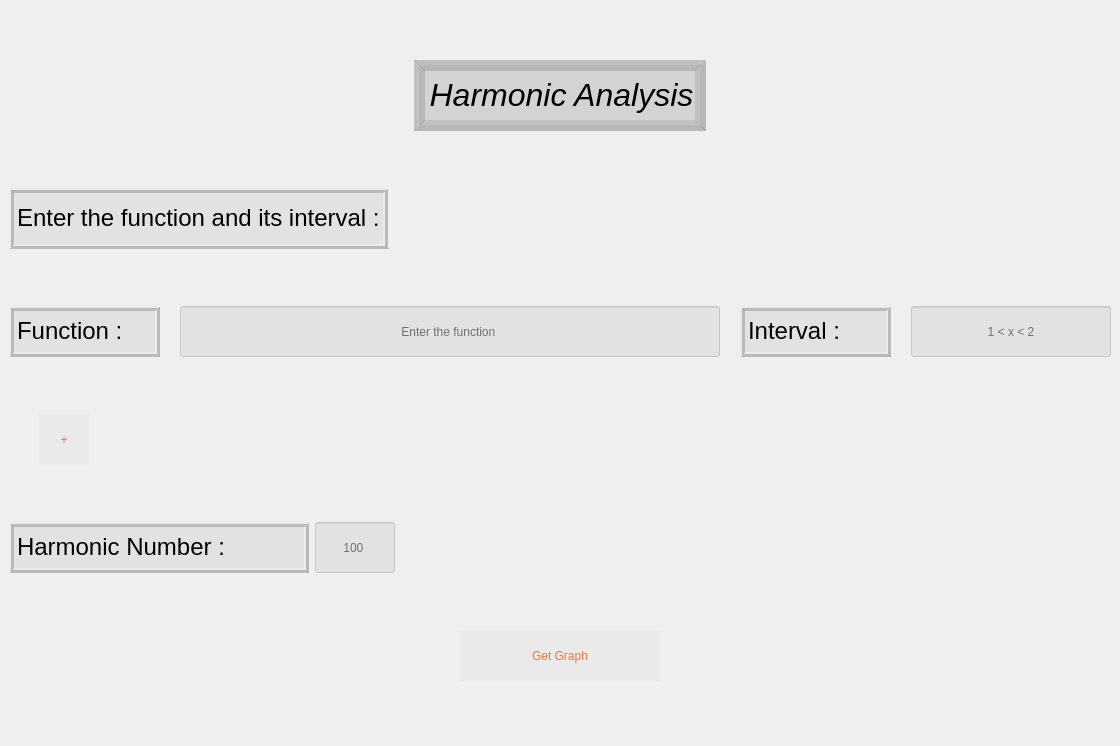
<?xml version="1.0" encoding="UTF-8"?>
<ui version="4.0">
 <class>UI_Mainwindow</class>
 <widget class="QMainWindow" name="UI_Mainwindow">
  <property name="geometry">
   <rect>
    <x>0</x>
    <y>0</y>
    <width>1120</width>
    <height>746</height>
   </rect>
  </property>
  <property name="focusPolicy">
   <enum>Qt::StrongFocus</enum>
  </property>
  <property name="windowTitle">
   <string>Harmonic Analysis</string>
  </property>
  <property name="autoFillBackground">
   <bool>true</bool>
  </property>
  <property name="styleSheet">
   <string notr="true">#centralwidget{
            border-image: url(:/Backgroundpic/Backgrd.jpg);
			}
 </string>
  </property>
  <property name="tabShape">
   <enum>QTabWidget::Rounded</enum>
  </property>
  <property name="unifiedTitleAndToolBarOnMac">
   <bool>false</bool>
  </property>
  <widget class="QWidget" name="centralwidget">
   <property name="sizePolicy">
    <sizepolicy hsizetype="Minimum" vsizetype="MinimumExpanding">
     <horstretch>0</horstretch>
     <verstretch>0</verstretch>
    </sizepolicy>
   </property>
   <layout class="QVBoxLayout" name="verticalLayout">
    <item>
     <layout class="QHBoxLayout" name="horizontalLayout_2">
      <item>
       <spacer name="horizontalSpacer_4">
        <property name="orientation">
         <enum>Qt::Horizontal</enum>
        </property>
        <property name="sizeHint" stdset="0">
         <size>
          <width>40</width>
          <height>20</height>
         </size>
        </property>
       </spacer>
      </item>
      <item>
       <widget class="QLabel" name="TitleLabel">
        <property name="sizePolicy">
         <sizepolicy hsizetype="Fixed" vsizetype="Fixed">
          <horstretch>0</horstretch>
          <verstretch>0</verstretch>
         </sizepolicy>
        </property>
        <property name="minimumSize">
         <size>
          <width>151</width>
          <height>71</height>
         </size>
        </property>
        <property name="maximumSize">
         <size>
          <width>16777215</width>
          <height>71</height>
         </size>
        </property>
        <property name="styleSheet">
         <string notr="true">background-color: rgba(98, 98, 98, 50);
font: 75 italic 24pt &quot;Georgia&quot;;</string>
        </property>
        <property name="frameShape">
         <enum>QFrame::Box</enum>
        </property>
        <property name="frameShadow">
         <enum>QFrame::Raised</enum>
        </property>
        <property name="lineWidth">
         <number>5</number>
        </property>
        <property name="midLineWidth">
         <number>1</number>
        </property>
        <property name="text">
         <string>&lt;!DOCTYPE HTML PUBLIC &quot;-//W3C//DTD HTML 4.0//EN&quot; &quot;http://www.w3.org/TR/REC-html40/strict.dtd&quot;&gt;
&lt;html&gt;&lt;head&gt;&lt;meta name=&quot;qrichtext&quot; content=&quot;1&quot; /&gt;&lt;style type=&quot;text/css&quot;&gt;
p, li { white-space: pre-wrap; }
&lt;/style&gt;&lt;/head&gt;&lt;body style=&quot; font-family:'Georgia'; font-size:24pt; font-weight:72; font-style:italic;&quot;&gt;
&lt;p align=&quot;center&quot; dir='rtl' style=&quot; margin-top:0px; margin-bottom:0px; margin-left:0px; margin-right:0px; -qt-block-indent:0; text-indent:0px;&quot;&gt;Harmonic Analysis&lt;/p&gt;&lt;/body&gt;&lt;/html&gt;</string>
        </property>
       </widget>
      </item>
      <item>
       <spacer name="horizontalSpacer_5">
        <property name="orientation">
         <enum>Qt::Horizontal</enum>
        </property>
        <property name="sizeHint" stdset="0">
         <size>
          <width>40</width>
          <height>20</height>
         </size>
        </property>
       </spacer>
      </item>
     </layout>
    </item>
    <item>
     <layout class="QHBoxLayout" name="horizontalLayout">
      <item>
       <widget class="QLabel" name="Info_Label">
        <property name="minimumSize">
         <size>
          <width>151</width>
          <height>61</height>
         </size>
        </property>
        <property name="maximumSize">
         <size>
          <width>16777215</width>
          <height>61</height>
         </size>
        </property>
        <property name="focusPolicy">
         <enum>Qt::WheelFocus</enum>
        </property>
        <property name="styleSheet">
         <string notr="true">background-color: rgba(212, 212, 212, 122);
font: 75 italic 24pt &quot;Georgia&quot;;</string>
        </property>
        <property name="frameShape">
         <enum>QFrame::Box</enum>
        </property>
        <property name="frameShadow">
         <enum>QFrame::Raised</enum>
        </property>
        <property name="lineWidth">
         <number>2</number>
        </property>
        <property name="midLineWidth">
         <number>1</number>
        </property>
        <property name="text">
         <string>&lt;html&gt;&lt;head/&gt;&lt;body&gt;&lt;p&gt;&lt;span style=&quot; font-size:18pt; font-weight:400;&quot;&gt;Enter the function and its interval :&lt;/span&gt;&lt;/p&gt;&lt;/body&gt;&lt;/html&gt;</string>
        </property>
       </widget>
      </item>
      <item>
       <spacer name="horizontalSpacer_3">
        <property name="orientation">
         <enum>Qt::Horizontal</enum>
        </property>
        <property name="sizeHint" stdset="0">
         <size>
          <width>40</width>
          <height>20</height>
         </size>
        </property>
       </spacer>
      </item>
     </layout>
    </item>
    <item>
     <layout class="QHBoxLayout" name="Input_Layout">
      <property name="spacing">
       <number>20</number>
      </property>
      <item>
       <widget class="QLabel" name="Function_Label">
        <property name="minimumSize">
         <size>
          <width>151</width>
          <height>51</height>
         </size>
        </property>
        <property name="maximumSize">
         <size>
          <width>16777215</width>
          <height>51</height>
         </size>
        </property>
        <property name="focusPolicy">
         <enum>Qt::WheelFocus</enum>
        </property>
        <property name="styleSheet">
         <string notr="true">background-color: rgba(212, 212, 212, 122);
font: 75 italic 24pt &quot;Georgia&quot;;</string>
        </property>
        <property name="frameShape">
         <enum>QFrame::Box</enum>
        </property>
        <property name="frameShadow">
         <enum>QFrame::Raised</enum>
        </property>
        <property name="lineWidth">
         <number>2</number>
        </property>
        <property name="midLineWidth">
         <number>1</number>
        </property>
        <property name="text">
         <string>&lt;html&gt;&lt;head/&gt;&lt;body&gt;&lt;p&gt;&lt;span style=&quot; font-size:18pt;&quot;&gt;Function :&lt;/span&gt;&lt;/p&gt;&lt;/body&gt;&lt;/html&gt;</string>
        </property>
        <property name="buddy">
         <cstring>Function_LineEdit</cstring>
        </property>
       </widget>
      </item>
      <item>
       <widget class="QLineEdit" name="Function_LineEdit">
        <property name="minimumSize">
         <size>
          <width>151</width>
          <height>51</height>
         </size>
        </property>
        <property name="styleSheet">
         <string notr="true">background-color: rgba(212, 212, 212, 122);
font: 75 italic 18pt &quot;Georgia&quot;;</string>
        </property>
        <property name="alignment">
         <set>Qt::AlignCenter</set>
        </property>
        <property name="placeholderText">
         <string>Enter the function </string>
        </property>
       </widget>
      </item>
      <item>
       <widget class="QLabel" name="Interval_Label">
        <property name="minimumSize">
         <size>
          <width>151</width>
          <height>51</height>
         </size>
        </property>
        <property name="maximumSize">
         <size>
          <width>16777215</width>
          <height>51</height>
         </size>
        </property>
        <property name="focusPolicy">
         <enum>Qt::WheelFocus</enum>
        </property>
        <property name="styleSheet">
         <string notr="true">background-color: rgba(212, 212, 212, 122);
font: 75 italic 24pt &quot;Georgia&quot;;</string>
        </property>
        <property name="frameShape">
         <enum>QFrame::Box</enum>
        </property>
        <property name="frameShadow">
         <enum>QFrame::Raised</enum>
        </property>
        <property name="lineWidth">
         <number>2</number>
        </property>
        <property name="midLineWidth">
         <number>1</number>
        </property>
        <property name="text">
         <string>&lt;html&gt;&lt;head/&gt;&lt;body&gt;&lt;p&gt;&lt;span style=&quot; font-size:18pt;&quot;&gt;Interval :&lt;/span&gt;&lt;/p&gt;&lt;/body&gt;&lt;/html&gt;</string>
        </property>
        <property name="buddy">
         <cstring>Function_LineEdit</cstring>
        </property>
       </widget>
      </item>
      <item>
       <widget class="QLineEdit" name="Interval_LineEdit">
        <property name="minimumSize">
         <size>
          <width>200</width>
          <height>51</height>
         </size>
        </property>
        <property name="maximumSize">
         <size>
          <width>200</width>
          <height>51</height>
         </size>
        </property>
        <property name="styleSheet">
         <string notr="true">background-color: rgba(212, 212, 212, 122);
font: 75 italic 18pt &quot;Georgia&quot;;
</string>
        </property>
        <property name="alignment">
         <set>Qt::AlignCenter</set>
        </property>
        <property name="placeholderText">
         <string>1 &lt; x &lt; 2</string>
        </property>
       </widget>
      </item>
     </layout>
    </item>
    <item>
     <layout class="QHBoxLayout" name="Button_Layput" stretch="0,0,2">
      <property name="spacing">
       <number>10</number>
      </property>
      <property name="sizeConstraint">
       <enum>QLayout::SetDefaultConstraint</enum>
      </property>
      <item>
       <spacer name="horizontalSpacer">
        <property name="orientation">
         <enum>Qt::Horizontal</enum>
        </property>
        <property name="sizeHint" stdset="0">
         <size>
          <width>30</width>
          <height>20</height>
         </size>
        </property>
       </spacer>
      </item>
      <item>
       <widget class="QPushButton" name="AddFunction_Button">
        <property name="sizePolicy">
         <sizepolicy hsizetype="Minimum" vsizetype="Fixed">
          <horstretch>0</horstretch>
          <verstretch>0</verstretch>
         </sizepolicy>
        </property>
        <property name="minimumSize">
         <size>
          <width>50</width>
          <height>51</height>
         </size>
        </property>
        <property name="maximumSize">
         <size>
          <width>25</width>
          <height>51</height>
         </size>
        </property>
        <property name="styleSheet">
         <string notr="true"> QPushButton {
     background-color: rgba(212, 212, 212, 50);
	font: 75 italic 30pt &quot;Georgia&quot;;
	color:rgba(255, 85, 0, 200);
	border-radius:30px;
 }
 QPushButton:hover {
background-color: rgba(212, 212, 212, 252);
color:rgba(255, 85, 0, 250);
border-radius:30px;

 }</string>
        </property>
        <property name="text">
         <string>+</string>
        </property>
       </widget>
      </item>
      <item>
       <spacer name="horizontalSpacer_2">
        <property name="orientation">
         <enum>Qt::Horizontal</enum>
        </property>
        <property name="sizeHint" stdset="0">
         <size>
          <width>40</width>
          <height>20</height>
         </size>
        </property>
       </spacer>
      </item>
     </layout>
    </item>
    <item>
     <layout class="QHBoxLayout" name="horizontalLayout_3">
      <item>
       <widget class="QLabel" name="Function_Label_2">
        <property name="minimumSize">
         <size>
          <width>300</width>
          <height>51</height>
         </size>
        </property>
        <property name="maximumSize">
         <size>
          <width>300</width>
          <height>51</height>
         </size>
        </property>
        <property name="focusPolicy">
         <enum>Qt::WheelFocus</enum>
        </property>
        <property name="styleSheet">
         <string notr="true">background-color: rgba(212, 212, 212, 122);
font: 75 italic 24pt &quot;Georgia&quot;;</string>
        </property>
        <property name="frameShape">
         <enum>QFrame::Box</enum>
        </property>
        <property name="frameShadow">
         <enum>QFrame::Raised</enum>
        </property>
        <property name="lineWidth">
         <number>2</number>
        </property>
        <property name="midLineWidth">
         <number>1</number>
        </property>
        <property name="text">
         <string>&lt;html&gt;&lt;head/&gt;&lt;body&gt;&lt;p&gt;&lt;span style=&quot; font-size:18pt;&quot;&gt;Harmonic Number :&lt;/span&gt;&lt;/p&gt;&lt;/body&gt;&lt;/html&gt;</string>
        </property>
        <property name="buddy">
         <cstring>Function_LineEdit</cstring>
        </property>
       </widget>
      </item>
      <item>
       <widget class="QLineEdit" name="Harmonic_lineEdit">
        <property name="sizePolicy">
         <sizepolicy hsizetype="Minimum" vsizetype="Minimum">
          <horstretch>0</horstretch>
          <verstretch>0</verstretch>
         </sizepolicy>
        </property>
        <property name="minimumSize">
         <size>
          <width>80</width>
          <height>51</height>
         </size>
        </property>
        <property name="maximumSize">
         <size>
          <width>80</width>
          <height>51</height>
         </size>
        </property>
        <property name="styleSheet">
         <string notr="true">background-color: rgba(212, 212, 212, 122);
font: 75 italic 18pt &quot;Georgia&quot;;</string>
        </property>
        <property name="alignment">
         <set>Qt::AlignCenter</set>
        </property>
        <property name="placeholderText">
         <string>100 </string>
        </property>
       </widget>
      </item>
      <item>
       <spacer name="horizontalSpacer_6">
        <property name="orientation">
         <enum>Qt::Horizontal</enum>
        </property>
        <property name="sizeHint" stdset="0">
         <size>
          <width>40</width>
          <height>20</height>
         </size>
        </property>
       </spacer>
      </item>
     </layout>
    </item>
    <item>
     <layout class="QHBoxLayout" name="horizontalLayout_4">
      <item>
       <spacer name="horizontalSpacer_8">
        <property name="orientation">
         <enum>Qt::Horizontal</enum>
        </property>
        <property name="sizeHint" stdset="0">
         <size>
          <width>40</width>
          <height>20</height>
         </size>
        </property>
       </spacer>
      </item>
      <item>
       <widget class="QPushButton" name="Getgraph">
        <property name="minimumSize">
         <size>
          <width>200</width>
          <height>51</height>
         </size>
        </property>
        <property name="maximumSize">
         <size>
          <width>200</width>
          <height>51</height>
         </size>
        </property>
        <property name="styleSheet">
         <string notr="true"> QPushButton {
     background-color: rgba(212, 212, 212, 50);
	font: 75 italic 22pt &quot;Georgia&quot;;
	color:rgba(255, 85, 0, 200);
	border-radius:30px;
 }
 QPushButton:hover {
background-color: rgba(212, 212, 212, 252);
color:rgba(255, 85, 0, 250);
border-radius:30px;

 }</string>
        </property>
        <property name="text">
         <string>Get Graph</string>
        </property>
       </widget>
      </item>
      <item>
       <spacer name="horizontalSpacer_7">
        <property name="orientation">
         <enum>Qt::Horizontal</enum>
        </property>
        <property name="sizeHint" stdset="0">
         <size>
          <width>40</width>
          <height>20</height>
         </size>
        </property>
       </spacer>
      </item>
     </layout>
    </item>
   </layout>
  </widget>
 </widget>
 <resources>
  <include location="python.qrc"/>
 </resources>
 <connections/>
</ui>
